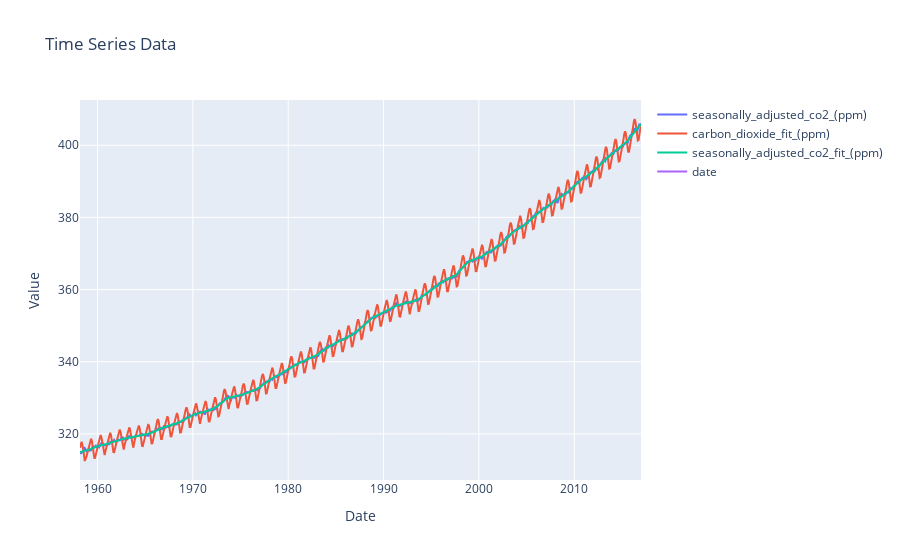

Here is the notebook cell this chart was saved with:
### Markdown cell above
# EDA

### Code cell
import plotly.express as px
import plotly.graph_objs as go
from ipywidgets import interact

# Convert year and month columns to datetime format
df['date'] = pd.to_datetime(df[['year', 'month']].assign(day=1))

# Create a dropdown widget to select the column to plot
dropdown_widget = interact(lambda x: px.line(df, x='date', y=x), x=df.columns[3:])

# Create a plot with multiple lines using plotly graph_objs
fig = go.Figure()
for col in df.columns[3:]:
    fig.add_trace(go.Scatter(x=df['date'], y=df[col], name=col))
fig.update_layout(title='Time Series Data',
                  xaxis_title='Date',
                  yaxis_title='Value')

# Display the plot
fig.show()

### Figure 1 — Plotly figure (JSON) as saved in the notebook; plotly's stock layout.template omitted (floating-point values rounded to 4 significant figures; data arrays with more than 128 entries replaced by an {"elided": "..."} marker saying what was removed)
{"data": [{"name": "seasonally_adjusted_co2_(ppm)", "type": "scatter", "visible": true, "x": {"elided": "702 str values"}, "y": {"elided": "702 float values"}}, {"name": "carbon_dioxide_fit_(ppm)", "type": "scatter", "visible": true, "x": {"elided": "702 str values"}, "y": {"elided": "702 float values"}}, {"name": "seasonally_adjusted_co2_fit_(ppm)", "type": "scatter", "x": {"elided": "702 str values"}, "y": {"elided": "702 float values"}}, {"name": "date", "type": "scatter", "x": {"elided": "702 str values"}, "y": {"elided": "702 str values"}}], "layout": {"autosize": true, "title": {"text": "Time Series Data"}, "xaxis": {"autorange": true, "range": ["1958-03-01", "2017-01-01"], "title": {"text": "Date"}, "type": "date"}, "yaxis": {"autorange": true, "range": [307.2, 412.5], "title": {"text": "Value"}, "type": "linear"}}}
